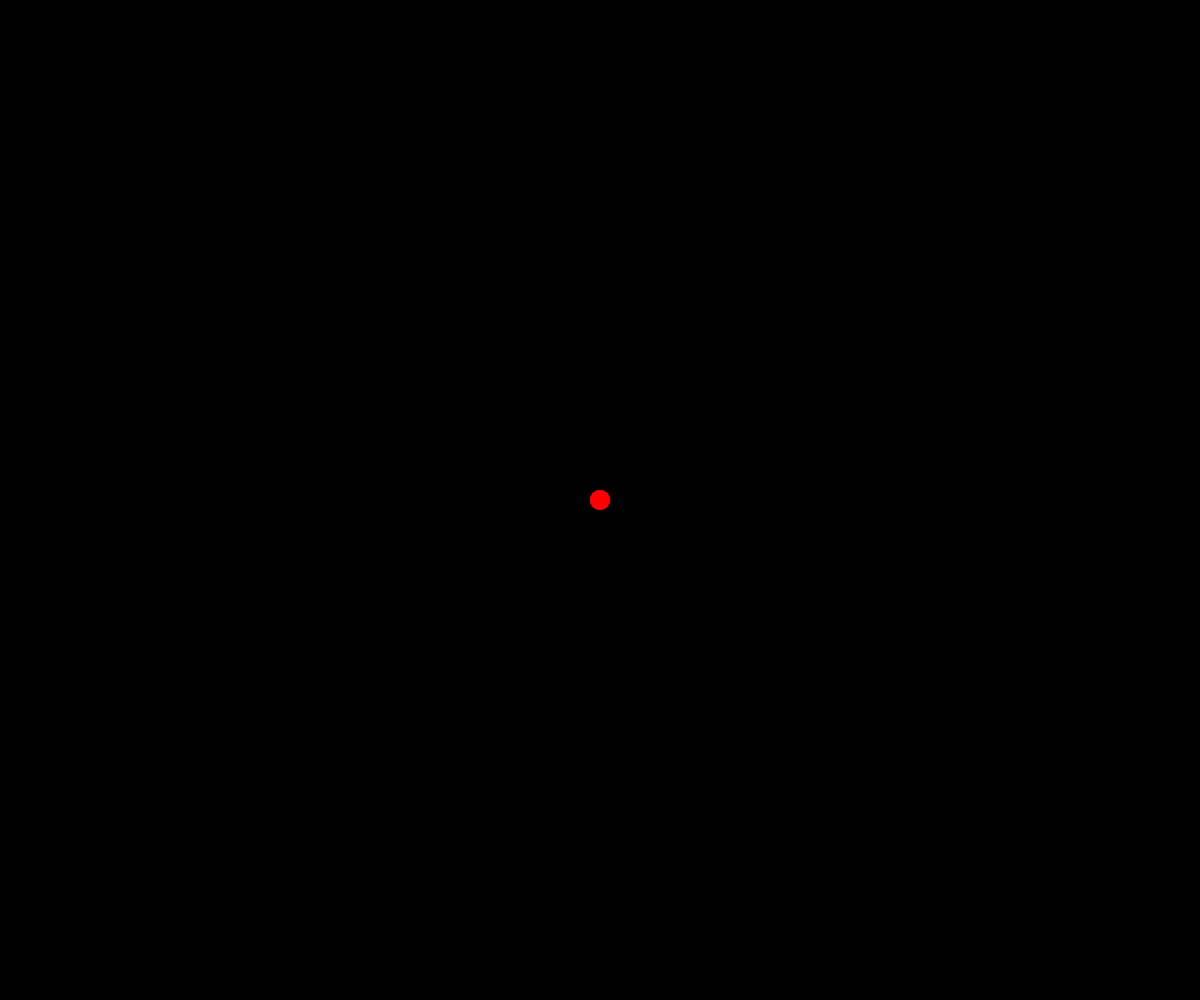
Frame 1 (no input)
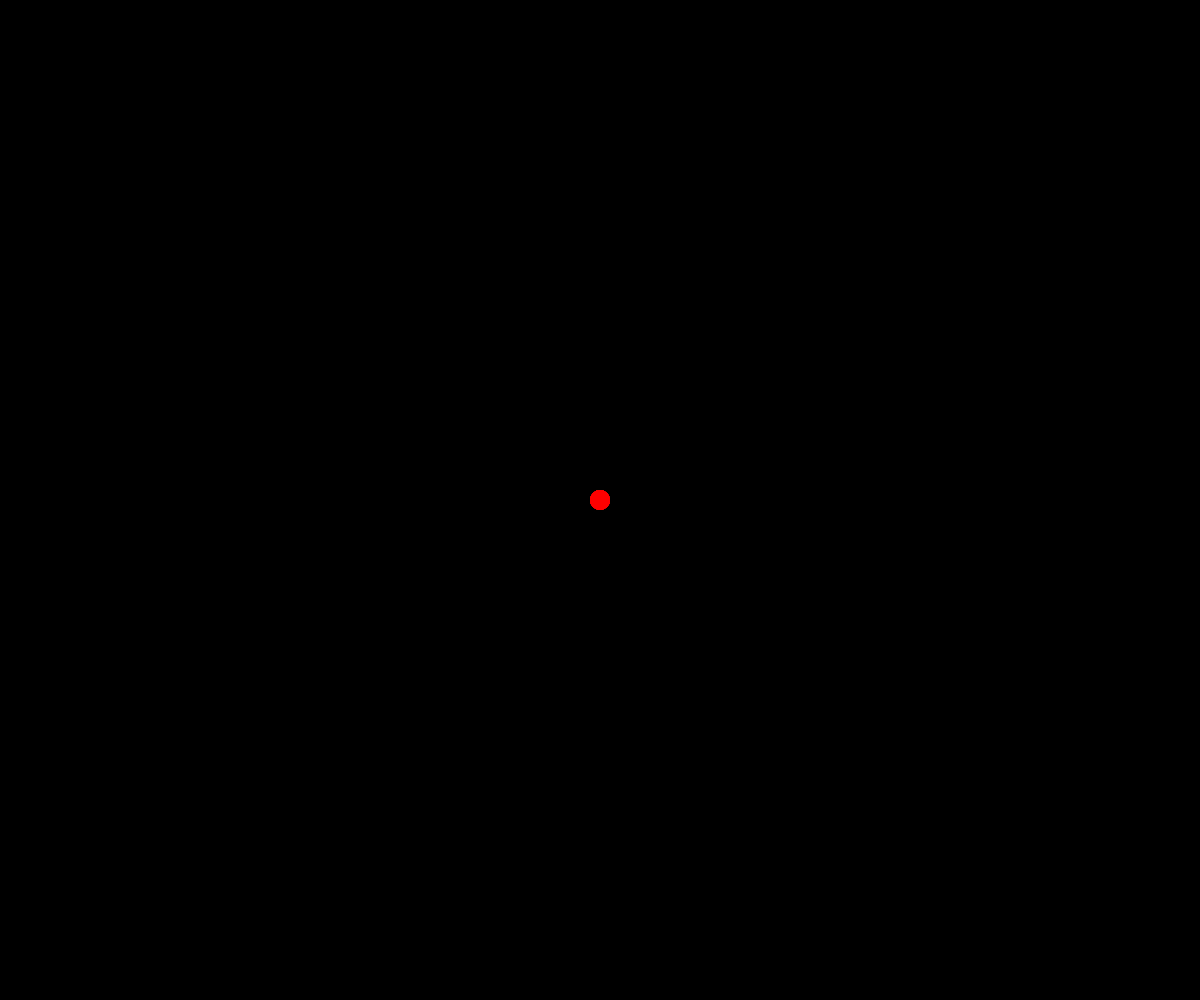
Frame 60 (no input)
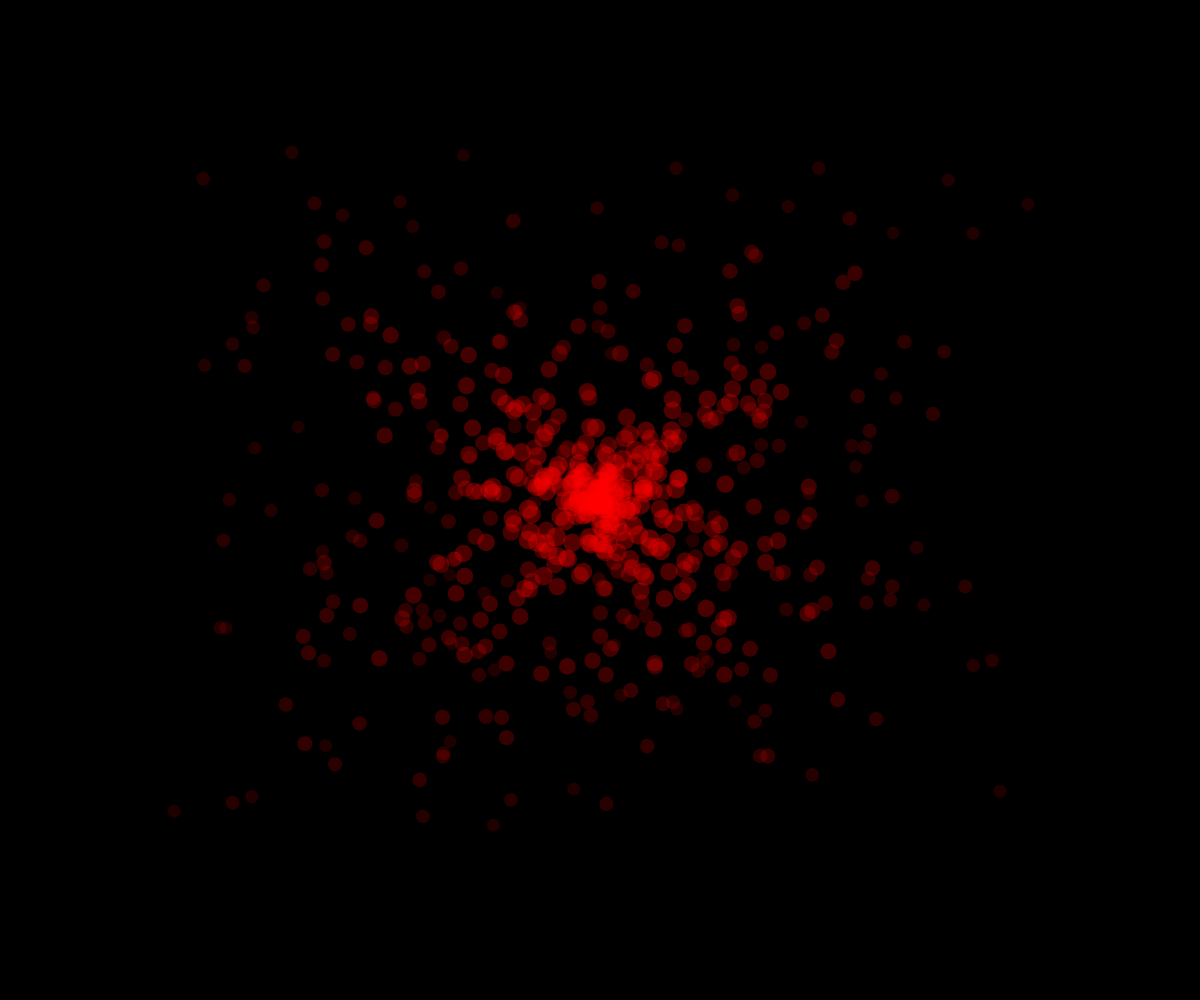
Frame 120 (the mouse pressed at the canvas centre since frame 60)

The p5.js sketch that drew these frames (run headless with seeded random() and noise() and a simulated clock; from frame 60 on, the mouse is pressed at the canvas centre):

// p5.js sketch
// ── sketch.js
let ps = [];

function setup() {
  createCanvas(windowWidth, windowHeight);
  noCursor();
}

function draw() {
  background(0);
  fill(255, 0, 0);
  // ellipse(mouseX, mouseY, 10, 10);

  for (let i = 0; i < 10; i++) {
    let p1 = new Part(width / 2, height / 2, 255, 0, 0);
    ps.push(p1);
  }

  for (let i = ps.length - 1; i >= 0; i--) {
    ps[i].show();
    ps[i].move();

    if (ps[i].fd()) {
      ps.splice(i, 1);
    }
  }
}
class Part {
  constructor(x, y, r, g, b) {
    this.x = x;
    this.y = y;

    let mx = map(mouseX, 0, width / 3, 0, 5);
    let my = map(mouseY, 0, width / 3, 0, 5);

    this.vx = random(-mx, mx);
    this.vy = random(-my, my);

    this.a = 100;

    this.s = 20;

    this.r = r;
    this.g = g;
    this.b = b;
  }

  fd() {
    return this.a < 0;
  }

  show() {
    fill(this.r, this.g, this.b, this.a);
    noStroke();
    ellipse(this.x, this.y, this.s);
  }

  move() {
    this.a -= width / 1000;
    this.s -= width / 10000;
    this.x += this.vx;
    this.y += this.vy;
  }
}
